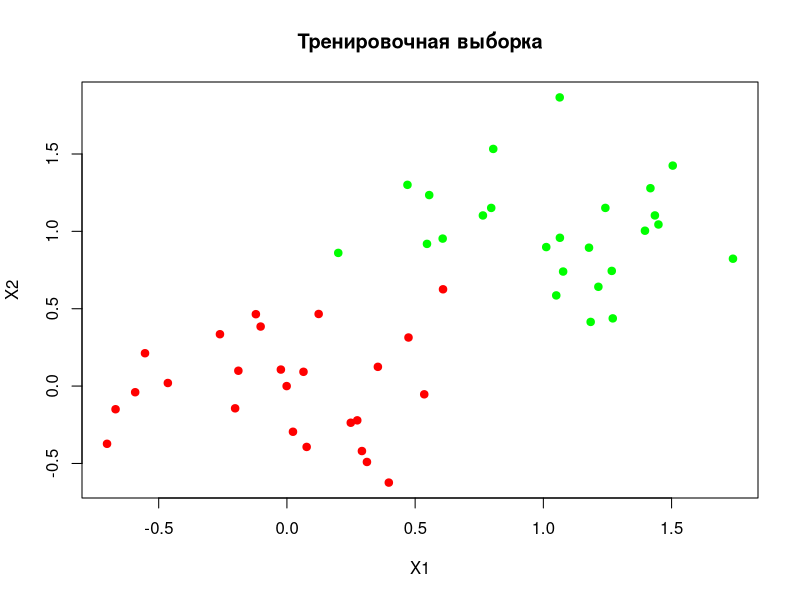
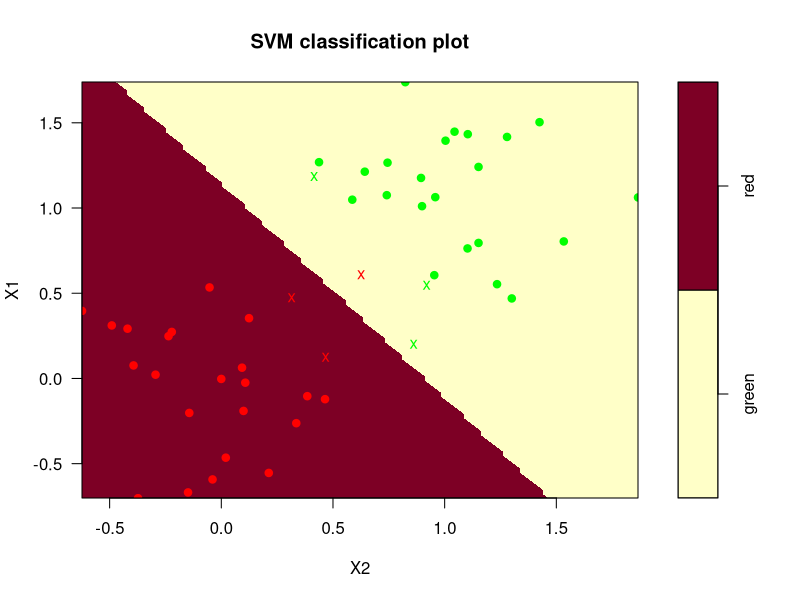
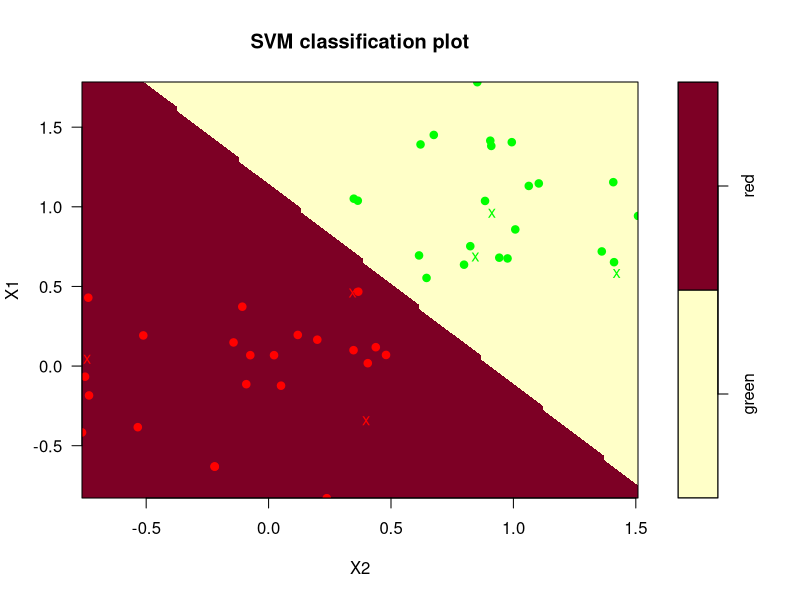

Source code (R) for these figures, in order:
library(e1071)

data_train <- read.table(
  "data/svmdata2.txt",
  sep = "\t",
  header = TRUE,
  stringsAsFactors = TRUE
)

data_test <- read.table(
  "data/svmdata2test.txt",
  sep = "\t",
  header = TRUE,
  stringsAsFactors = TRUE
)

# Raw data scatter plot
plot(
  x = data_train$X1,
  y = data_train$X2,
  
  col = as.character(data_train$Color),
  type = "p",
  pch = 19,
  
  xlab = "X1",
  ylab = "X2",
  main = "Тренировочная выборка"
)

# Find optimal C for train data
cat("Train data\n")
train_accuracy <- c()

for (c in 1:30) {
  svm_model <- svm(
    Color ~ X1 + X2,
    data = data_train,
    type = "C-classification",
    cost = c,
    kernel = "linear"
  )
  
  pred <- predict(svm_model, data_train)
  current_accuracy <- sum(pred == data_train$Color) / nrow(data_train) * 100
  train_accuracy <- append(train_accuracy, current_accuracy)
  
  cat("C =", c, "Accuracy:", current_accuracy, "% \n")
}

optimal_train_c <- which.max(train_accuracy)
cat("Optimal C for train data: ", optimal_train_c, "\n")

svm_model <- svm(
  Color ~ X1 + X2,
  data = data_train,
  type = "C-classification",
  cost = optimal_train_c,
  kernel = "linear"
)

plot(
  svm_model,
  data_train,
  
  grid = 100,
  dataSymbol = '●',
  svSymbol = 'x',
  symbolPalette = c("green", "red"),
)

# Find optimal C for test data
cat("Test data\n")
test_accuracy <- c()

for (c in 1:30) {
  svm_model <- svm(
    Color ~ X1 + X2,
    data = data_test,
    type = "C-classification",
    cost = c,
    kernel = "linear"
  )
  
  pred <- predict(svm_model, data_test)
  current_accuracy <- sum(pred == data_test$Color) / nrow(data_test) * 100
  test_accuracy <- append(test_accuracy, current_accuracy)
  
  cat("C =", c, "Accuracy:", current_accuracy, "% \n")
}

optimal_test_c <- which.max(test_accuracy)
cat("Optimal C for train data: ", optimal_test_c, "\n")

svm_model <- svm(
  Color ~ X1 + X2,
  data = data_train,
  type = "C-classification",
  cost = optimal_test_c,
  kernel = "linear"
)

plot(
  svm_model,
  data_test,
  
  grid = 100,
  dataSymbol = '●',
  svSymbol = 'x',
  symbolPalette = c("green", "red"),
)

